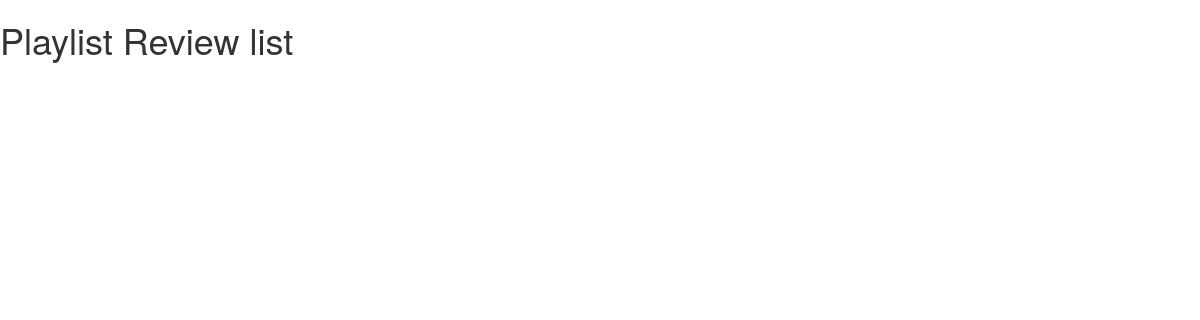
Page /playlistreviews/15 on the earlier database version.
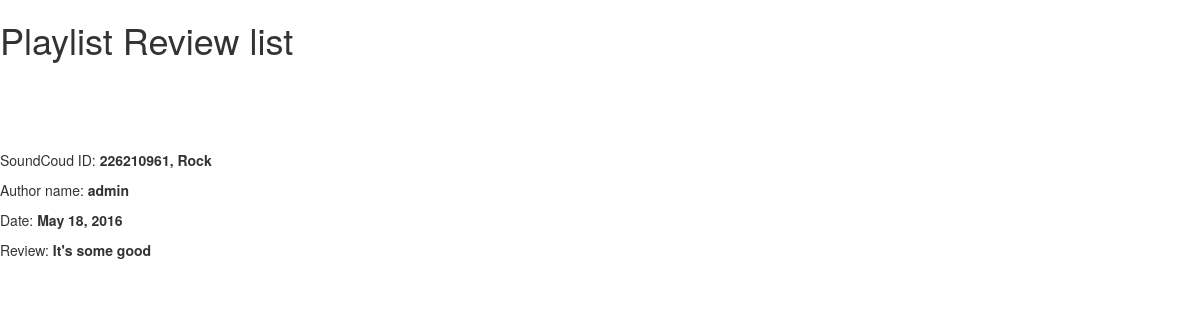
Same page on the later database version.
### iMusicMatch/models.py (models this page shows)
class PlaylistReview(models.Model):
    playlistID = models.ForeignKey(Playlist)
    user = models.ForeignKey(Django_User)
    date = models.DateField()
    review = models.CharField(max_length = 1000)
    def __unicode__(self):
        return "{0}, {1}, {2}".format(self.id, self.playlistID.name, self.user.username)

class Playlist(models.Model):
    scID = models.IntegerField()
    name = models.CharField(max_length=100)
    members = models.ManyToManyField(User)
    trackList = models.ManyToManyField(Track)
    def __unicode__(self):
        return "{0}, {1}".format(self.scID, self.name)

### iMusicMatch/views.py (the view)
# urls.py: url(r'^playlistreviews/(?P<objID>[0-9]+)',  views.ShowSpecificPlaylistReview, name='playlistreview_detail'),
def ShowSpecificPlaylistReview(request, objID):
    rvs = PlaylistReview.objects.filter(id=int(objID))
    return render(request, 'iMusicMatch/ListingHTMLPlaylistReview.html', {'rvs': rvs})

### templates/iMusicMatch/ListingHTMLPlaylistReview.html (shortened to what this page needs)
<link rel="stylesheet" href="//maxcdn.bootstrapcdn.com/bootstrap/3.2.0/css/bootstrap.min.css">
<link rel="stylesheet" href="//maxcdn.bootstrapcdn.com/bootstrap/3.2.0/css/bootstrap-theme.min.css">
 <html>
        <head>
        </head>
        <body>
             <div>
                <h1><p>Playlist Review list</p></h1>
                 <br> </br>
            </div>
        {% for rv in rvs %}
            <br> </br>
                <p>SoundCoud ID: <b>{{ rv.playlistID }}</b></p>
                <p>Author name: <b>{{ rv.user.username }}</b></p>
                <p>Date: <b>{{ rv.date }}</b></p>
                <p>Review: <b>{{ rv.review }}</b></p>
        {% endfor %}
        </body>
    </html>

Differences in the rows shown:
added PlaylistReview: playlistID "226210961, Rock", user.username "admin", date "May 18, 2016", review "It's some good"
